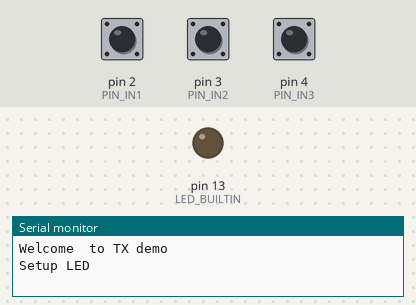
Simulated run of this sketch. Board: Arduino Uno, built with avr-gcc and run on an emulated ATmega328P. Parts: output pins drawn as LEDs (lit = HIGH), the last lines printed to the serial monitor. Dashed ring = blinking. The test bench sets the inputs (shaded band); at power-on: pin 2 (PIN_IN1) HIGH, pin 3 (PIN_IN2) HIGH, pin 4 (PIN_IN3) HIGH. No radio packets arrive unless stated.

Above: at 1.2 s.
1.3 s: pin 2 (PIN_IN1) pulled LOW for 1 s
At 1.51 s:
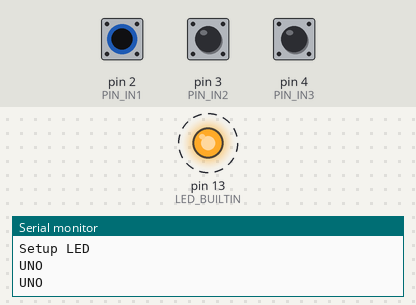
4.3 s: pin 3 (PIN_IN2) pulled LOW for 3.2 s
At 8.6 s:
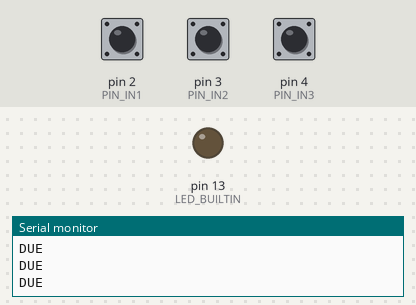
9.0 s: pin 4 (PIN_IN3) pulled LOW for 0.15 s
At 10.3 s:
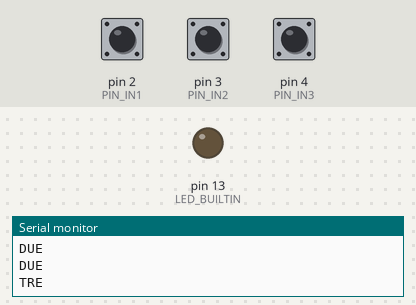
10.6 s: pin 4 (PIN_IN3) pulled LOW for 3.2 s
At 10.81 s:
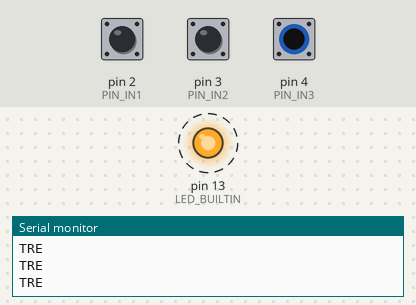
15.3 s: pin 2 (PIN_IN1) pulled LOW for 3.2 s
At 15.51 s:
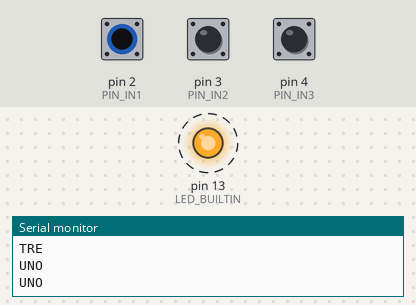
Timing chart, 0 to 20.0 s (numbered marks = the images above; inputs shaded):
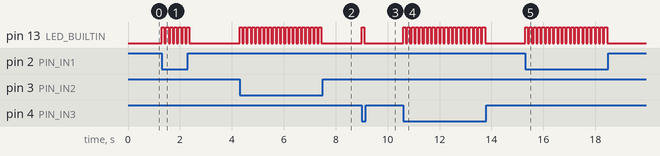

The sketch:

domotica_tx.ino
```cpp
// ask_transmitter.pde
// -*- mode: C++ -*-
// Simple example of how to use RadioHead to transmit messages
// with a simple ASK transmitter in a very simple way.
// Implements a simplex (one-way) transmitter with an TX-C1 module
// Tested on Arduino Mega, Duemilanova, Uno, Due, Teensy, ESP-12

#include <RH_ASK.h>
#include <SPI.h> // Not actually used but needed to compile

//-------------------------------------------------------------------------
//TX 1
#define   PIN_T1_DATA  11

#define   PIN_IN1  2
#define   PIN_IN2  3
#define   PIN_IN3  4


static RH_ASK m_driver_t1(2000, 5, PIN_T1_DATA, 0);


static void led_pulse(uint32_t ms=100)
{
  digitalWrite(LED_BUILTIN, HIGH);
  delay(ms);
  digitalWrite(LED_BUILTIN, LOW);
}

static void send_packet(const char* payload)
{
  String t1 = "";
  t1.concat(payload);
  Serial.println(t1);
  m_driver_t1.send((uint8_t*)t1.c_str(), t1.length());
  led_pulse(100);
  m_driver_t1.waitPacketSent();
}

void setup()
{
  Serial.begin(115200);    // Debugging only
  Serial.println("Welcome  to TX demo");

  if (!m_driver_t1.init()) {
    Serial.println("init m_driver_t1 failed");
    while (1) {
      led_pulse(250);
      delay(250);
    }
  }

  Serial.println("Setup LED");
  pinMode(LED_BUILTIN, OUTPUT);
  digitalWrite(LED_BUILTIN, LOW);

  pinMode(PIN_IN1, INPUT);
  pinMode(PIN_IN2, INPUT);
  pinMode(PIN_IN3, INPUT);
  digitalWrite(PIN_IN1, HIGH);
  digitalWrite(PIN_IN2, HIGH);
  digitalWrite(PIN_IN3, HIGH);
}

void loop()
{
  int in_1 = digitalRead(PIN_IN1);
  int in_2 = digitalRead(PIN_IN2);
  int in_3 = digitalRead(PIN_IN3);

  if (!in_1) {
    send_packet("UNO");
  }
  if (!in_2) {
    send_packet("DUE");
  }
  if (!in_3) {
    send_packet("TRE");
  }
}
```

Measured:
- after the input at 1.3 s, pin 13 (LED_BUILTIN): alternates HIGH for 0.10 s and LOW for 0.06 s, 14 changes in all, then stays LOW, starting at once
- after the input at 4.3 s, pin 13 (LED_BUILTIN): alternates HIGH for 0.10 s and LOW for 0.06 s, 40 changes in all, then stays LOW, starting at once
- after the input at 9.0 s, pin 13 (LED_BUILTIN): LOW → HIGH at once, → LOW 0.10 s later
- after the input at 10.6 s, pin 13 (LED_BUILTIN): alternates HIGH for 0.10 s and LOW for 0.06 s, 40 changes in all, then stays LOW, starting at once
- after the input at 15.3 s, pin 13 (LED_BUILTIN): alternates HIGH for 0.10 s and LOW for 0.06 s, 40 changes in all, then stays LOW, starting at once
